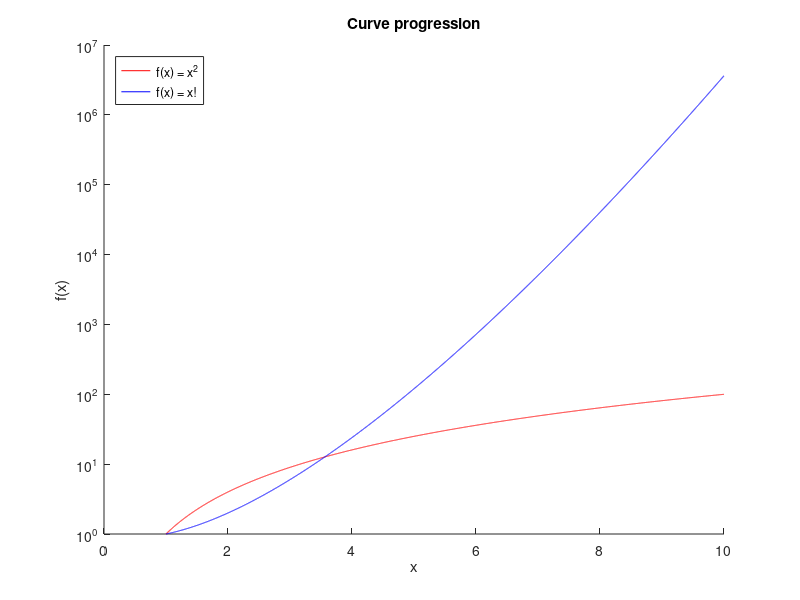

Recreate this plot in MATLAB.
1;
more off;
clc;

#{
figure(1);
clc;
hold on;
k = 6;
axis([0, k, 0, 1]);
box off;
grid on;
grid minor off;
xlabel("Subset size");
ylabel("Accuracy");
title("All possible accuracies for training subsets with k = 6");

dataX = [];
dataY = [];
for i = 1:k-1
	dataX = [dataX, i .* ones(1, k-i+1)];
	dataY = [dataY, (0:k-i) ./ (k-i)];
endfor

plot(dataX, dataY, "*", "markersize", 8);
print("../Thesis/pics/accDemonstration.pdf");
#}

#{
plotClassPrediction3d([1, 1], [0, 0; 1.3, 0], 0.4, 2);
xlabel("X");
ylabel("Y");
zlabel("Kernel density");
title("Maximal KDEs for a grid of instances and their classification");
caxis([0, 256]);
colorbar("ytick", [0, 128, 256], "yticklabel", {"Neg. instance", "Ambiguous", "Pos. instance"});
print("../Thesis/pics/KDE3inst.pdf");
#}

#{
load("data/2dData.mat", "X", "Y");
labInd = randperm(size(X, 1), 5);
unlabInd = setdiff(1:size(X, 1), labInd);
labFeat = X(labInd, :);
labLab = Y(labInd);
pwc = parzenWindowClassifier();
pwc = setTrainingData(pwc, labFeat, labLab, 2);
[~, ~, labLabInd] = getTrainingInstances(pwc);
# get unlabeled instances
unlabFeat = X(unlabInd, :);
unlabLab = Y(unlabInd);

# calculate label statistics
nx = estimateKernelFrequencies(unlabFeat, labFeat);
py = [];
old = 1;
for i = 1:2
    py = [py; estimateKernelFrequencies(unlabFeat,...
                labFeat(old:labLabInd(i), :))];
    old = labLabInd(i) + 1;
endfor

pmax = (max(py)+10^(-30)) ./ (nx+2*10^(-30));

dx = estimateKernelFrequencies(unlabFeat, [labFeat; unlabFeat]);
dx ./ sum(dx);

pgain = OPALgain(nx, pmax, 0.5, 1) .* dx;

minp = min(pgain);
maxp = max(pgain);

mappedgain = (pgain - minp) ./ (maxp - minp);


figure(3);
clf;
hold on;

for i = 1:size(pgain, 2)
  plot(X(unlabInd(i), 1), X(unlabInd(i), 2), ".", "markersize", 4, "color", [0, mappedgain(i), 0]);
endfor

for i = 1:length(labInd)
  plot(X(labInd(i), 1), X(labInd(i), 2), ".", "markersize", 13, "color", [(Y(labInd(i)) == 0), 0, (Y(labInd(i)) == 1)]);
endfor

title("Probabilistic classifier improval for instances on the 2dData set");
cm = [repmat(0, 128, 1), linspace(0, 1, 128)', repmat(0, 128, 1)];
colormap(cm);
caxis([0, 128]);
colorbar("ytick", [0, 128], "yticklabel", {"Low gain", "High gain"});
print("../Thesis/pics/PALIllustration.pdf");
#}

#{
load("checke1.mat", "X", "Y");
figure(4);
clf;
hold on;
posInd = find(Y == 1);
negInd = find(Y == 0);
plot(X(posInd, 1), X(posInd, 2), ".", "markersize", 6, "color", [0, 0, 1]);
plot(X(negInd, 1), X(negInd, 2), ".", "markersize", 6, "color", [1, 0, 0]);
xlabel("X");
ylabel("Y");
title(["checke1 set (", num2str(size(X, 1)), " Instances)"]);
legend({"positive instances", "negative instances"}, "location", "southeast");
print("../Thesis/pics/checke1Illustration.pdf");
#}
#{
dataset = "abaloneReduced";
load(["data/", dataset, ".mat"], "X", "Y");
posInd = find(Y == 1);
negInd = find(Y == 0);
lowD = tsne(X, [], 2, [], []);
figure(5);
clf;
hold on;

plot(lowD(posInd, 1), lowD(posInd, 2), ".", "markersize", 7, "color", [0, 0, 1]);
plot(lowD(negInd, 1), lowD(negInd, 2), ".", "markersize", 7, "color", [1, 0, 0]);
xlabel("X");
ylabel("Y");
title(["Two-dimensional t-SNE repesentation of the ", dataset, " set (", num2str(size(X, 1)), " instances)"]);
legend({"positive instances", "negative instances"}, "location", "southeast");
print(["../Thesis/pics/", dataset, "Illustration.pdf"]);
#}
figure(1);
clf;
hold on;
z = linspace(1, 10, 10000);
a1 = @(x) x .^ 2;
a2 = @(x) gamma(x+1);
semilogy(z, a1(z), "color", [1, 0, 0]);
semilogy(z, a2(z), "color", [0, 0, 1]);
xlabel("x");
ylabel("f(x)");
legend({"f(x) = x^2", "f(x) = x!"}, "location", "northwest");
title("Curve progression");
print("../Thesis/pics/squareFacDiff.pdf");